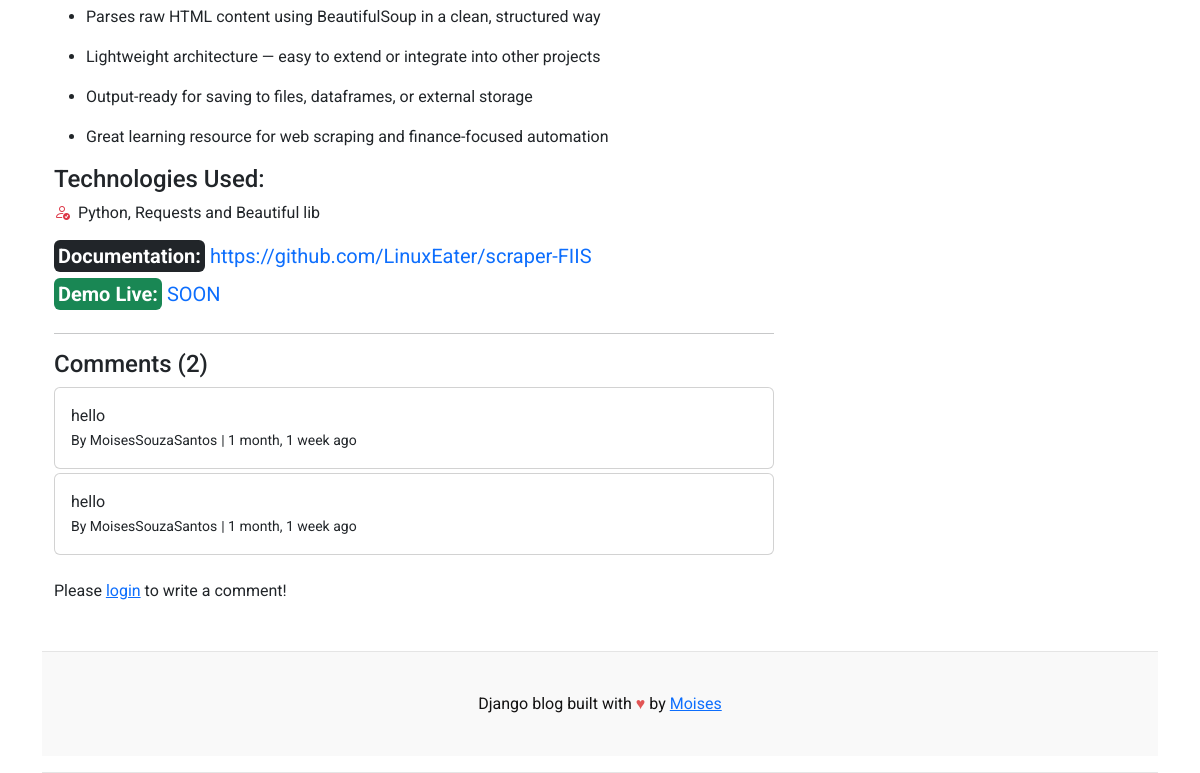
The page /post/scraper-fiis/ (lower part) on the database as committed earlier.
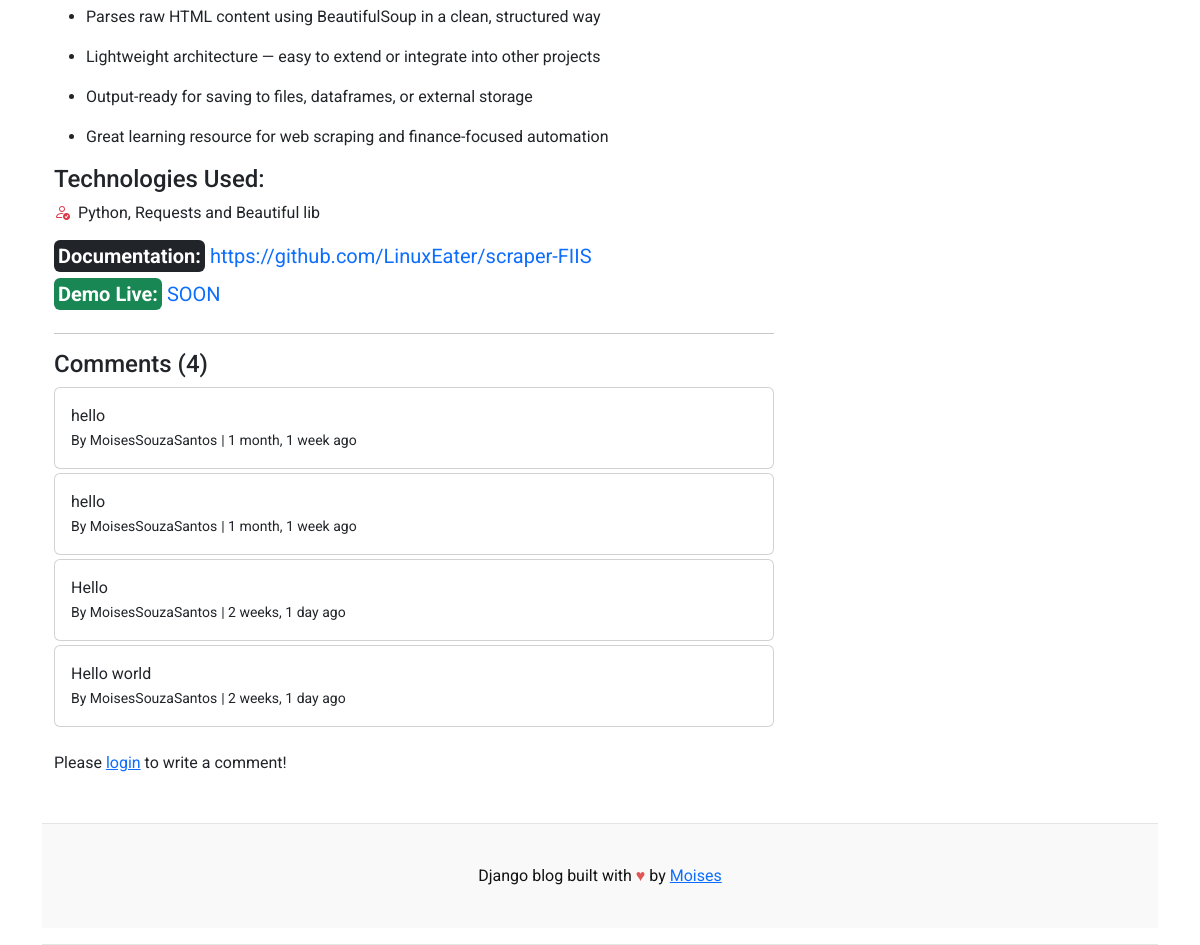
The same page on the database as committed later.
### blog_projects/models.py (models this page shows)
class Comment(models.Model):
    user = models.ForeignKey(User, on_delete=models.CASCADE)
    blog = models.ForeignKey(Blog, on_delete=models.CASCADE)
    comment = models.TextField(max_length=250)
    created_at = models.DateTimeField(auto_now_add=True)
    updated_at = models.DateTimeField(auto_now=True)
    def __str__(self):
        return self.comment

### blog_projects/views.py (the view, shortened to what this page needs)
# urls.py: path('post/<slug:slug>/', views.post_detail, name='post_detail'),
def post_detail(request, slug):
    single_blog = get_object_or_404(Blog, slug=slug, status='Published')
    categories = Category.objects.all()
    technologies = Blog.objects.values_list('technologies', flat=True).distinct()
    blog = Blog.objects.get(slug=slug, status='Published')
    comments = Comment.objects.filter(blog=single_blog)
    comment_count = comments.count()
    context = {
        'blog': blog,
        'technologies': technologies,
        'categories': categories,
        'comments': comments,
        'comment_count': comment_count
    }
    return render(request, 'single_post_detail.html', context)

### blog_projects/models.py (called while the page is built)
    def __str__(self):
        return self.category_name

### templates/single_post_detail.html (shortened to what this page needs)
{% extends 'base.html' %}
{% load static %}
{% block content %}
<div class="container mt-5">
    <div class="row">
        <div class="col-lg-8">
            <article>
                <section class="mb-5">
                    <p class="fs-5 mb-4">{{ blog.blog_body | safe }}</p>
                    <h4 class="text-dark">Technologies Used:</h4>
                    <i class="bi bi-person-check me-2 text-danger"></i><span>{{ blog.technologies }}</span>
                    <p class="fs-5 mb-2 mt-3"><strong class="text-bg-dark p-1 rounded">Documentation:</strong> <a href="{{ blog.url_github }}" target="_blank" class="text-decoration-none">{{ blog.url_github }}</a></p>
                    <p class="fs-5 mb-4"><strong class="text-bg-success p-1 rounded">Demo Live:</strong> <a href="" target="_blank" class="text-decoration-none">{{ blog.url_demo_live }}</a></p>
                <hr>
                    <h4>Comments ({{ comment_count }})</h4>
                    {% if comments %}
                        {% for comment in comments %}
                            <div class="card mt-1">
                                <div class="card-body">
                                    <p class="card-text mb-0">{{ comment }}</p>
                                    <span>
                                        <small>By {{ comment.user }}</small>
                                        <small>| {{ comment.created_at | timesince }} ago</small>
                                    </span>
                                </div>
                            </div>
                        {% endfor %}
                    {% else %}
                    No comments yet.
                    {% endif %}
                    <br>
                    <div class="form-group">
                        {% if user.is_authenticated %}
                        <form action="" method="POST">
                            {% csrf_token %}
                            <div class="form-group">
                                <textarea name="comment" class="form-control" placeholder="Write your comment"></textarea>
                                <input type="submit" value="Submit" class="btn btn-primary mt-2">
                            </div>
                        </form>
                        {% else %}
                        <p>Please <span><a href="{% url 'login' %}">login</a></span> to write a comment!</p>
                        {% endif %}
                    </div>
                </section>
            </article>
        </div>
        <div class="col-lg-4">
        </div>
    </div>
</div>
{% endblock %}

Rows that differ between the two databases and show on the page:
added Comment: comment "Hello", user "MoisesSouzaSantos", created_at "2 weeks, 1 day"
added Comment: comment "Hello world", user "MoisesSouzaSantos", created_at "2 weeks, 1 day"
Other text that changed with them:
{{ comment_count }}: "2" → "4"
